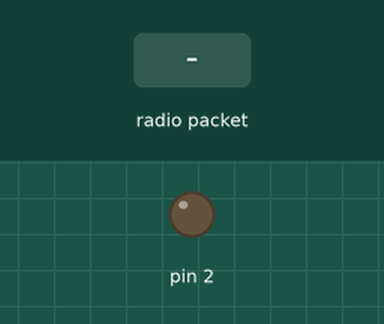
This sketch was run on a simulated Arduino Uno, built with avr-gcc and run on an emulated ATmega328P. On the bench: output pins drawn as LEDs (lit = HIGH). The inputs (shaded band) are chosen by the test bench. No radio packets arrive unless stated; what the sketch prints to the serial monitor is not drawn.

Above: at 2.2 s.
2.3 s: radio packet "a" arrives
Timing chart, 0 to 5.3 s (numbered marks = the images above; inputs shaded):
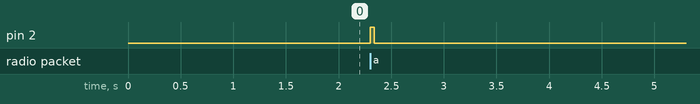

The sketch:

radioClient.ino
```cpp
#include <SPI.h>
#include <nRF24L01.h>
#include <RF24.h>

RF24 radio(7,8); //CE, CSN

//MAKE SURE YOU CHANGE DIV2 IN RF24.cpp TO DIV4!!!

const byte address[6] = "2Node";

//A block
char runtime[8];
char gpsDate[11];
char gpsTime[9];
char timePerCycle[5];

//B block
char fuel[4];
char rpm[5];
char driveshaftSpeed[6];
char gpsSpeed[6];
char gpsHeading[7];

//C block
char lat[15];
char lng[15];

//D block
char tempAmbient[8];
char tempCVT[4];
char tempBox[3];
char rawAccelx[7];
char rawAccely[7];
char rawAccelz[7];

//E block
char linAccelx[7];
char linAccely[7];
char linAccelz[7];
char gravityx[7];
char gravityy[7];

//F block
char gravityz[7];
char orientationx[7];
char orientationy[7];
char orientationz[7];

//G block
char magx[9];
char magy[9];
char magz[9];
char gyrox[8];

//H block
char gyroy[8];
char gyroz[8];

unsigned long ageNewestData=0;
unsigned long ageOldestData=0;
unsigned long lastTimeDisplayedData=0;

const int numBlocks=8;
unsigned long lastTimeReceived[numBlocks];
unsigned long age[numBlocks];

//FOR PLOTTING GPS POSITION VS SIGNAL STRENGTH
#include <TinyGPS++.h>
#include <SoftwareSerial.h>
static const int RXPin=4, TXPin=3;
static const uint32_t GPSBaud = 9600;
TinyGPSPlus gps;
SoftwareSerial ss(RXPin,TXPin);
int samplesInLastPeriod=0; //currently, one period is ~2 seconds (every other GPS receipt)
int period=1000; //time period in which to sample received packets
unsigned long lastCountReset=0;


void setup() {
  Serial.begin(115200);
  if(radio.begin()){
    Serial.println("Radio initialized - ready to receive data...");
  }else{
    Serial.println("RADIO NOT DETECTED. Please check wiring.");
  }
  delay(1000);
  radio.openReadingPipe(0, address);
  radio.setPALevel(RF24_PA_MAX);
  radio.startListening();

  radio.setAutoAck(false);
  radio.setDataRate(RF24_250KBPS);

  pinMode(2,OUTPUT);

  //FOR PLOTTING GPS POSITION VS SIGNAL STRENGTH
  ss.begin(GPSBaud);
}

void loop() {
  getData();
  getAgeOfData();
  if(ageNewestData<(millis()-lastTimeDisplayedData)){ //only print another line if we've received new data since then
    displayData();
  }
  statusLED();

  //printGPS();


}

void printGPS(){
  while (ss.available() > 0)
    gps.encode(ss.read());

    if(millis()-lastCountReset>period){
    Serial.print(gps.location.lat(), 6);
    Serial.print(",");
    Serial.print(gps.location.lng(), 6);
    Serial.print(",");
    Serial.println(samplesInLastPeriod);
    samplesInLastPeriod=0;
    lastCountReset=millis();
  }
}

void statusLED(){
  if(ageNewestData<40){
    digitalWrite(2,HIGH);
  }else{
    digitalWrite(2,LOW);
  }

}

void displayData(){
  printWithDeliniator(runtime);
  printWithDeliniator(gpsDate);
  printWithDeliniator(gpsTime);
  printWithDeliniator(timePerCycle);
  printWithDeliniator(fuel);
  printWithDeliniator(rpm);
  printWithDeliniator(driveshaftSpeed);
  printWithDeliniator(gpsSpeed);
  printWithDeliniator(gpsHeading);
  printWithDeliniator(lat);
  printWithDeliniator(lng);
  printWithDeliniator(tempAmbient);
  printWithDeliniator(tempCVT);
  printWithDeliniator(tempBox);
  printWithDeliniator(rawAccelx);
  printWithDeliniator(rawAccely);
  printWithDeliniator(rawAccelz);
  printWithDeliniator(linAccelx);
  printWithDeliniator(linAccely);
  printWithDeliniator(linAccelz);
  printWithDeliniator(gravityx);
  printWithDeliniator(gravityy);
  printWithDeliniator(gravityz);
  printWithDeliniator(orientationx);
  printWithDeliniator(orientationy);
  Serial.print(orientationz);

  if(ageOldestData>2000){ //notify user that some data is outdated
    Serial.print("\t!");
  }

  Serial.println();
  lastTimeDisplayedData=millis();
}

void printWithDeliniator(char *toPrint){
  char deliniator[5]="  ";
  Serial.print(toPrint);
  Serial.print(deliniator);
}

void getAgeOfData(){
  //update how old data is
  for(int i=0;i<numBlocks;i++){
    age[i]=millis()-lastTimeReceived[i];
  }

  ageOldestData = 0;
  for(int i=0;i<numBlocks;i++){
    if(age[i]>ageOldestData){
      ageOldestData=age[i];
    }
  }
  //Serial.println(ageOldestData);
  ageNewestData = age[0];
  for(int i=0;i<numBlocks;i++){
    if(age[i]<ageNewestData){
      ageNewestData=age[i];
    }
  }

}

void getData(){
  if (radio.available()){
    char text[32] = "";
    radio.read(&text, sizeof(text));
    //Serial.println(text);

    //FOR GPS LOGGING
    samplesInLastPeriod++;

    if(text[0]=='a'){
      lastTimeReceived[0]=millis();
      copySubstring(text,runtime,1,8);
      copySubstring(text,gpsDate,8,18);
      copySubstring(text,gpsTime,18,26);
      copySubstring(text,timePerCycle,26,30);
    }

    if(text[0]=='b'){
      lastTimeReceived[1]=millis();
      copySubstring(text,fuel,1,4);
      copySubstring(text,rpm,4,8);
      copySubstring(text,driveshaftSpeed,8,13);
      copySubstring(text,gpsSpeed,13,18);
      copySubstring(text,gpsHeading,18,24);
    }
    if(text[0]=='c'){
      lastTimeReceived[2]=millis();
      int commaIndex=0;
      for(int i=0;i<sizeof(text);i++){
        if(text[i]==','){
          commaIndex=i;
        }
      }
      int stringEnd=0;
      for(int i=0;i<sizeof(text);i++){
        if(text[i]=='.'){
          stringEnd=i;
        }
      }
      stringEnd+=7; //this will always have 6 decimal places

      copySubstring(text,lat,1,commaIndex);
      copySubstring(text,lng,commaIndex+1,stringEnd);
    }
    if(text[0]=='d'){
      lastTimeReceived[3]=millis();
      copySubstring(text,tempAmbient,1,8);
      copySubstring(text,tempCVT,9,11);
      copySubstring(text,tempBox,11,13);
      copySubstring(text,rawAccelx,13,19);
      copySubstring(text,rawAccely,19,25);
      copySubstring(text,rawAccelz,25,31);
    }
    if(text[0]=='e'){
      lastTimeReceived[4]=millis();
      copySubstring(text,linAccelx,1,7);
      copySubstring(text,linAccely,7,13);
      copySubstring(text,linAccelz,13,19);
      copySubstring(text,gravityx,19,25);
      copySubstring(text,gravityy,25,31);
    }
    if(text[0]=='f'){
      lastTimeReceived[5]=millis();
      copySubstring(text,gravityz,1,7);
      copySubstring(text,orientationx,7,13);
      copySubstring(text,orientationy,13,19);
      copySubstring(text,orientationz,19,25);
    }
    if(text[0]=='g'){
      lastTimeReceived[6]=millis();
      copySubstring(text,magx,1,9);
      copySubstring(text,magy,9,17);
      copySubstring(text,magz,17,25);
      copySubstring(text,gyrox,25,32);
    }
    if(text[0]=='h'){
      lastTimeReceived[7]=millis();
      copySubstring(text,gyroy,1,8);
      copySubstring(text,gyroz,8,15);
    }
  }
}

void copySubstring(char *source, char *dest, int startIndex, int endIndex){
  memset(&dest[0],0,sizeof(dest)); //clear array before copying new values in
  for(int i=startIndex;i<endIndex;i++){
    dest[i-startIndex]=source[i];
  }
}
```

Measured:
- after the input at 2.3 s, pin 2: LOW → HIGH at once, → LOW 0.04 s later
